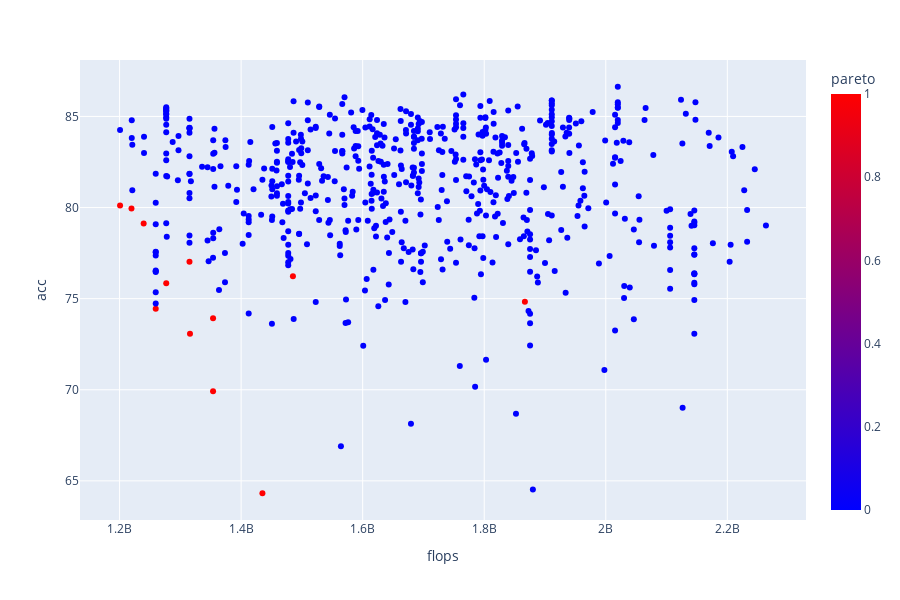

The code cell stored with this chart in its notebook:
### Code cell
import plotly.express as px

fig = px.scatter(df[['gen','flops','acc','pareto']], x= 'flops' , y='acc', color="pareto",
                 color_continuous_scale='bluered', hover_name="gen", hover_data=["gen"])
fig.show()

### Figure 1 — Plotly figure (JSON) as saved in the notebook; plotly's stock layout.template omitted (floating-point values rounded to 4 significant figures; data arrays with more than 128 entries replaced by an {"elided": "..."} marker saying what was removed)
{"data": [{"customdata": {"elided": "620x1 int values"}, "hoverlabel": {"namelength": 0}, "hovertemplate": "<b>%{hovertext}</b><br><br>flops=%{x}<br>acc=%{y}<br>gen=%{customdata[0]}<br>pareto=%{marker.color}", "hovertext": {"elided": "620 int values"}, "legendgroup": "", "marker": {"color": {"elided": "620 int values"}, "coloraxis": "coloraxis", "symbol": "circle"}, "mode": "markers", "name": "", "showlegend": false, "type": "scatter", "x": {"elided": "620 int values"}, "xaxis": "x", "y": {"elided": "620 float values"}, "yaxis": "y"}], "layout": {"coloraxis": {"colorbar": {"title": {"text": "pareto"}}, "colorscale": [[0, "rgb(0,0,255)"], [1, "rgb(255,0,0)"]]}, "height": 600, "legend": {"tracegroupgap": 0}, "margin": {"t": 60}, "xaxis": {"anchor": "y", "domain": [0, 1], "title": {"text": "flops"}}, "yaxis": {"anchor": "x", "domain": [0, 1], "title": {"text": "acc"}}}}
